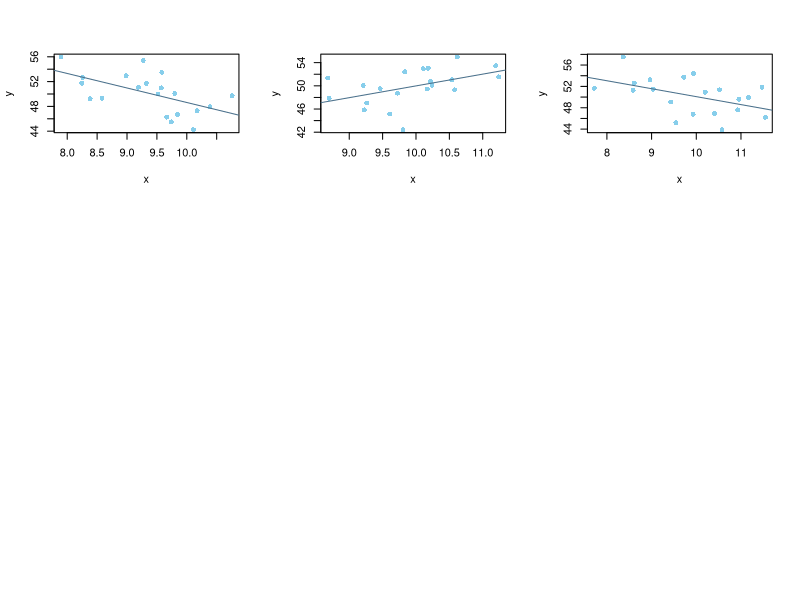
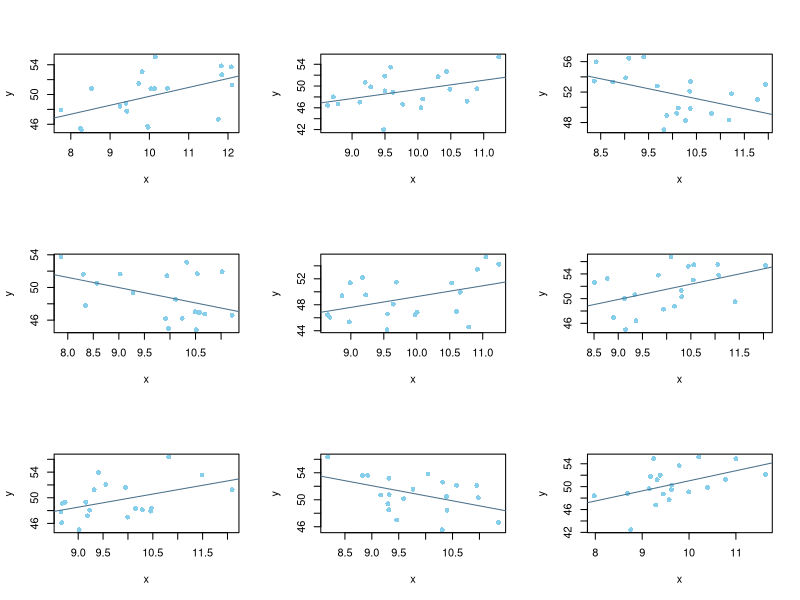
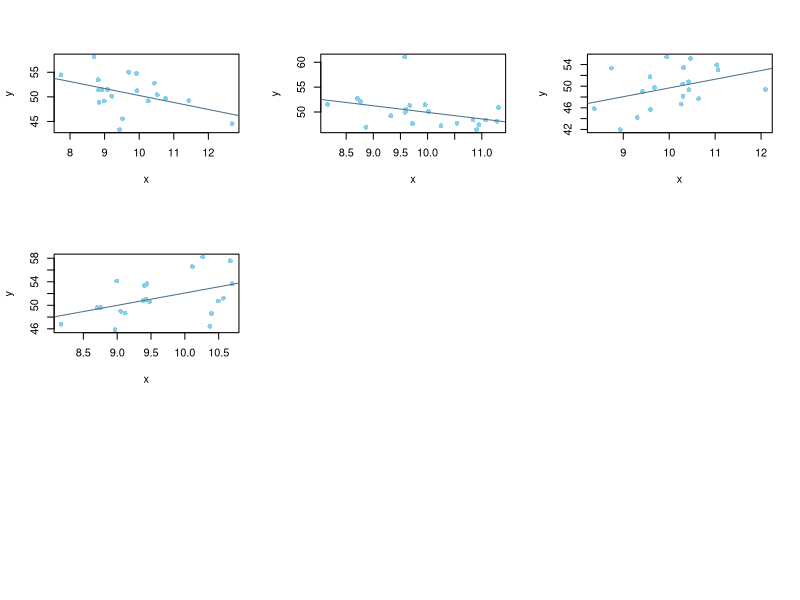

Reproduce these figures in R, in order.
#Simulate 100 sets with x, y variable, each of them has a sample size of 20.
#Plot samples with p-values < 0.05, and calculate the rate of statistically significant samples.
simulations <- 100
signifSum <- 0
par(mfrow = c(3, 3)) #set up a 3 * 3 grid.

for(i in 1 : simulations) {
  y <- rnorm(n = 20, mean = 50, sd = 3)
  x <- rnorm(n = 20, mean = 10, sd = 1)
  reg <- lm(y~x)
  pVal <- summary(reg)$coefficients[2,4]
  if (pVal < 0.05) {
    plot(x, y, pch = 16, col = "skyblue")
    abline(reg, lty = 1, col = "skyblue4")
    signifSum <- signifSum + 1
  }
}
signifRate <- signifSum / simulations
signifRate
##Result is 0.05


par(mfrow = c(3, 3))
signifSum <- 0

for(i in 1 : simulations) {
  y <- rnorm(n = 20, mean = 50, sd = 3)
  x <- rnorm(n = 20, mean = 10, sd = 1)
  reg <- lm(y~x)
  pVal <- summary(reg)$coefficients[2,4]
  if (pVal < 0.1) {
    plot(x, y, pch = 16, col = "skyblue")
    abline(reg, lty = 1, col = "skyblue4")
    signifSum <- signifSum + 1
  }
}
signifRate <- signifSum / simulations
signifRate
##Result is 0.09


#Simulate 1000 sets with x, y, which both come from independent normal distributions.
#Remove largest residual from each sample.
#Calculate the rate of statistically significant samples after being removed of largest residual.
signifSum <- 0
simulations <- 1000

for (i in 1 : simulations) {
  y <- rnorm(n = 20, mean = 50, sd = 3)
  x <- rnorm(n = 20, mean = 10, sd = 1)
  reg <- lm(y~x)
  largestRes <- which.max(abs(resid(reg)))
  revised_x <- x[-largestRes]
  revised_y <- y[-largestRes]
  revisedReg <- lm(revised_y~revised_x)
  pVal <- summary(revisedReg)$coefficients[2,4]
  if (pVal < 0.05) {
    signifSum <- signifSum + 1
  }
}
signifRate <- signifSum / simulations
signifRate
##Result is 0.096


signifSum <- 0
for (i in 1 : simulations) {
  y <- rnorm(n = 20, mean = 50, sd = 3)
  x <- rnorm(n = 20, mean = 10, sd = 1)
  reg <- lm(y~x)
  largestRes <- which.max(abs(resid(reg)))
  revised_x <- x[-largestRes]
  revised_y <- y[-largestRes]
  revisedReg <- lm(revised_y~revised_x)
  pVal <- summary(revisedReg)$coefficients[2,4]
  if (pVal < 0.1) {
    signifSum <- signifSum + 1
  }
}
signifRate <- signifSum / simulations
signifRate
##Result is 0.177


#Compare AIC results for null model and linear model
simulations <- 1000
nullSum <- 0
for (i in 1 : 1000) {
  y <- rnorm(n = 20, mean = 50, sd = 3)
  x <- rnorm(n = 20, mean = 10, sd = 1)
  nullModel <- lm(y~1)
  reg <- lm(y~x)
  getAIC <- AIC(nullModel, reg)
  if (getAIC[1, 2] < getAIC[2, 2]) {
    nullSum <- nullSum + 1
  }
}
nullSumRate <- nullSum / simulations
nullSumRate
##Result is 0.834